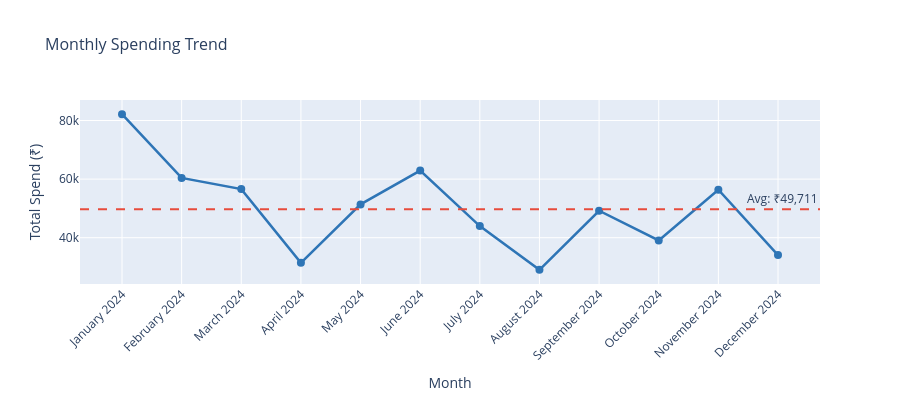

Write notebook code for a chart like this one.
### Markdown cell above
### Chart 2 - Monthly Spending Trend (Line)

### Code cell
monthly = df.groupby(['Month','Month_Num','Year'])['Amount'].sum().reset_index()
monthly = monthly.sort_values(['Year','Month_Num'])
monthly['Month_Label'] = monthly['Month']

fig2 = px.line(
    monthly,
    x     = 'Month_Label',
    y     = 'Amount',
    title = 'Monthly Spending Trend',
    markers = True,
    labels  = {'Amount':'Total Spend (₹)', 'Month_Label':'Month'},
)
fig2.update_traces(
    line_color  = '#2E75B6',
    line_width  = 2.5,
    marker_size = 8,
    hovertemplate = '%{x}₹%{y:,.0f}',
)

avg_spend = monthly['Amount'].mean()
fig2.add_hline(
    y           = avg_spend,
    line_dash   = 'dash',
    line_color  = '#E74C3C',
    annotation_text  = f'Avg: ₹{avg_spend:,.0f}',
    annotation_position = 'top right',
)
fig2.update_layout(
    height          = 400,
    xaxis_tickangle = -45,
    title_font_size = 16,
)
fig2.show()

print(f"Highest spend : {monthly.loc[monthly['Amount'].idxmax(),'Month']} "
      f"— ₹{monthly['Amount'].max():,.0f}")
print(f"Lowest spend  : {monthly.loc[monthly['Amount'].idxmin(),'Month']} "
      f"— ₹{monthly['Amount'].min():,.0f}")

### Figure 1 — Plotly figure (JSON) as saved in the notebook; plotly's stock layout.template omitted (floating-point values rounded to 4 significant figures)
{"data": [{"hovertemplate": "%{x}₹%{y:,.0f}", "legendgroup": "", "line": {"color": "#2E75B6", "dash": "solid", "width": 2.5}, "marker": {"size": 8, "symbol": "circle"}, "mode": "lines+markers", "name": "", "orientation": "v", "showlegend": false, "type": "scatter", "x": ["January 2024", "February 2024", "March 2024", "April 2024", "May 2024", "June 2024", "July 2024", "August 2024", "September 2024", "October 2024", "November 2024", "December 2024"], "xaxis": "x", "y": [82150.0, 60390.0, 56580.0, 31440.0, 51370.0, 62920.0, 43960.0, 29040.0, 49200.0, 39050.0, 56370.0, 34060.0], "yaxis": "y"}], "layout": {"annotations": [{"showarrow": false, "text": "Avg: ₹49,711", "x": 1, "xanchor": "right", "xref": "x domain", "y": 49710.0, "yanchor": "bottom", "yref": "y"}], "height": 400, "legend": {"tracegroupgap": 0}, "shapes": [{"line": {"color": "#E74C3C", "dash": "dash"}, "type": "line", "x0": 0, "x1": 1, "xref": "x domain", "y0": 49710.0, "y1": 49710.0, "yref": "y"}], "title": {"font": {"size": 16}, "text": "Monthly Spending Trend"}, "xaxis": {"anchor": "y", "domain": [0, 1], "tickangle": -45, "title": {"text": "Month"}}, "yaxis": {"anchor": "x", "domain": [0, 1], "title": {"text": "Total Spend (₹)"}}}}
